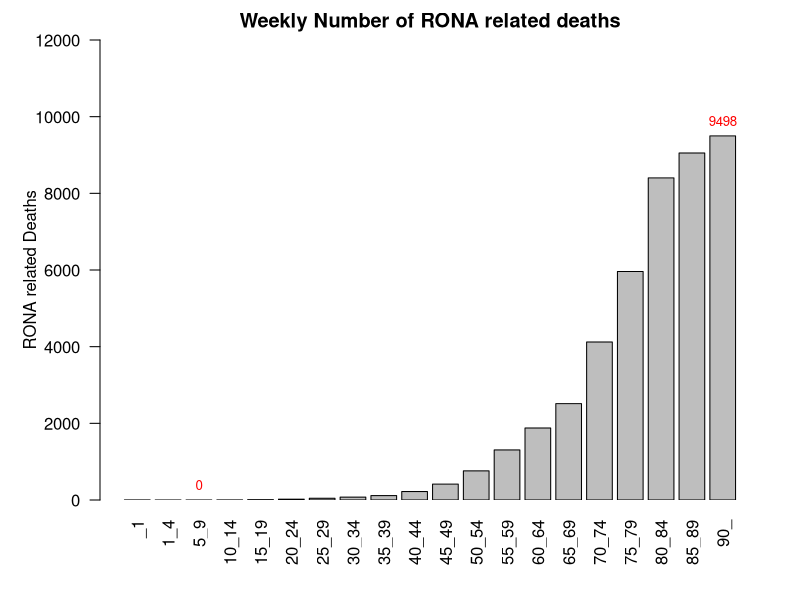
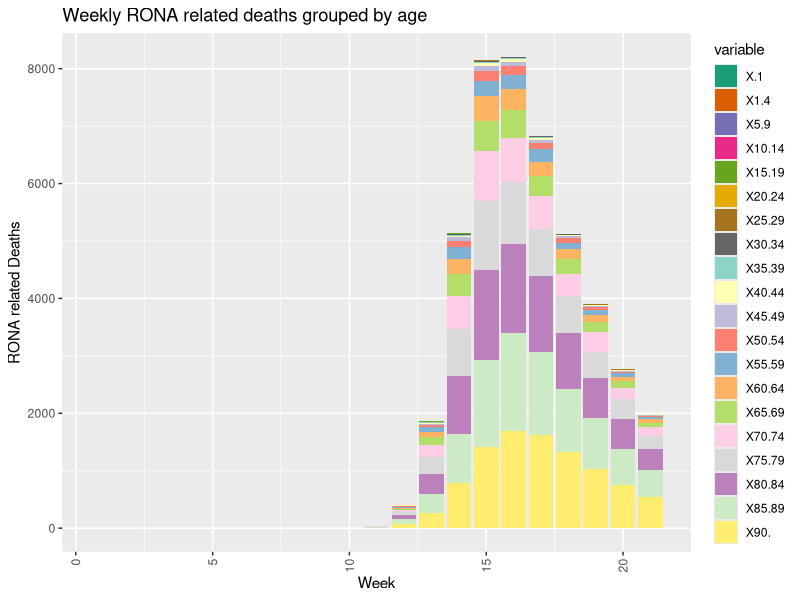
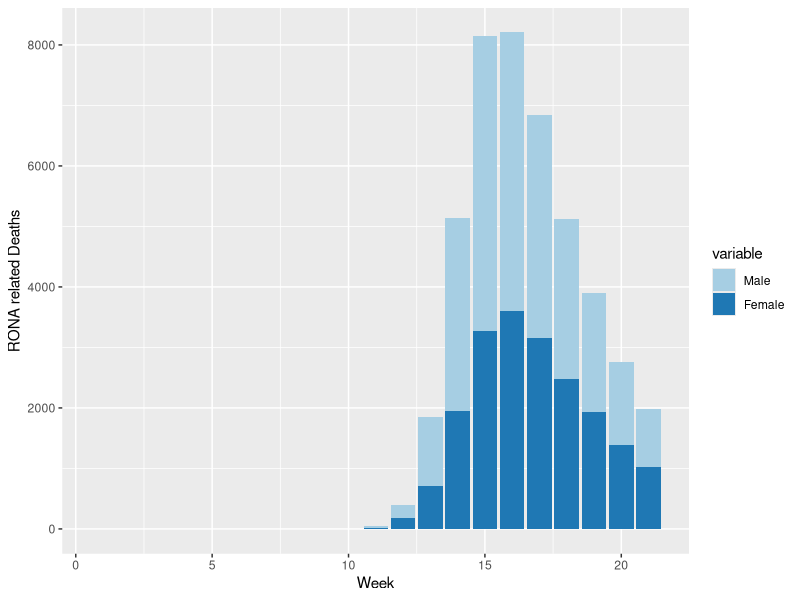
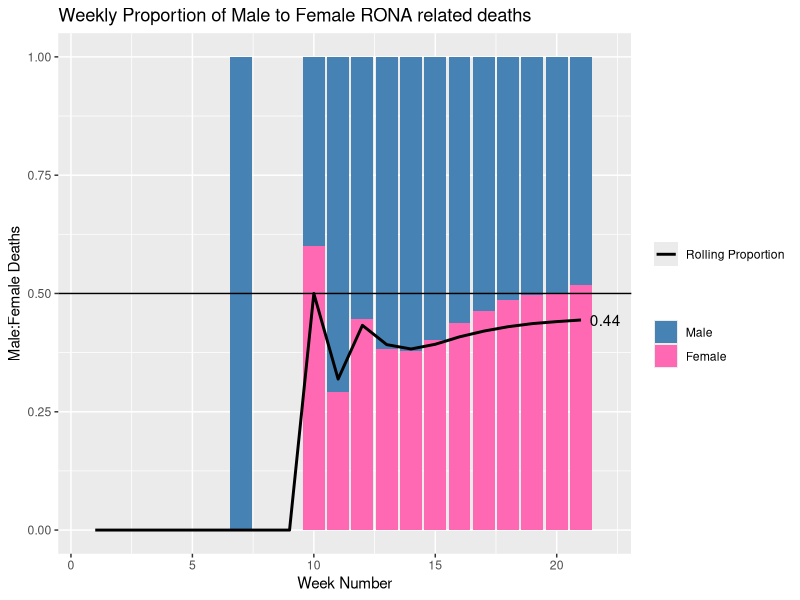
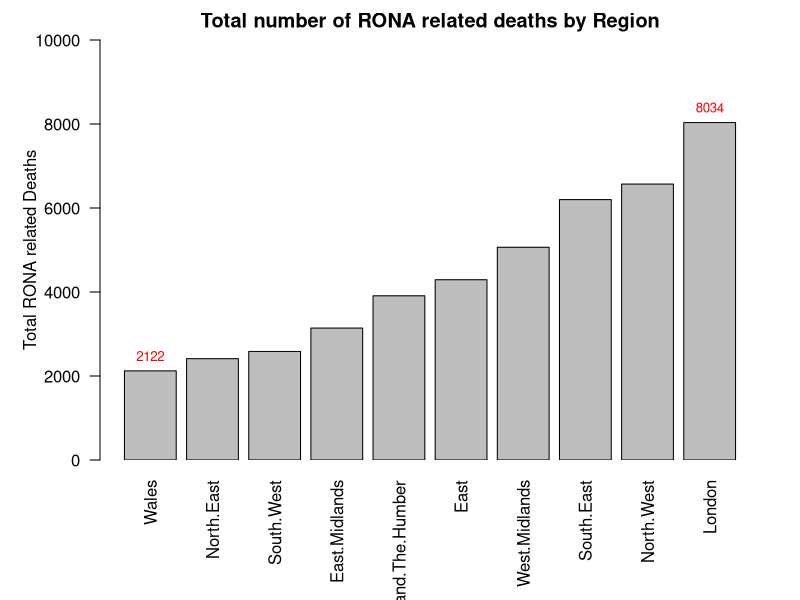
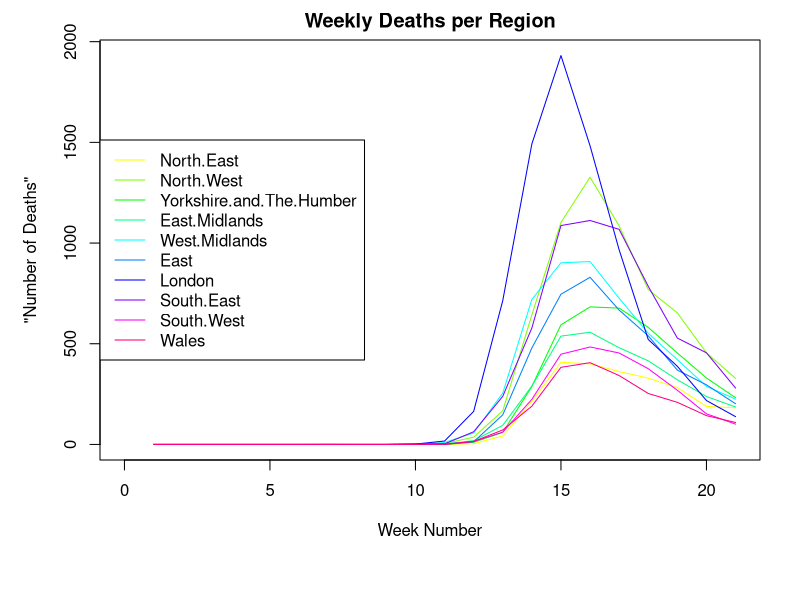
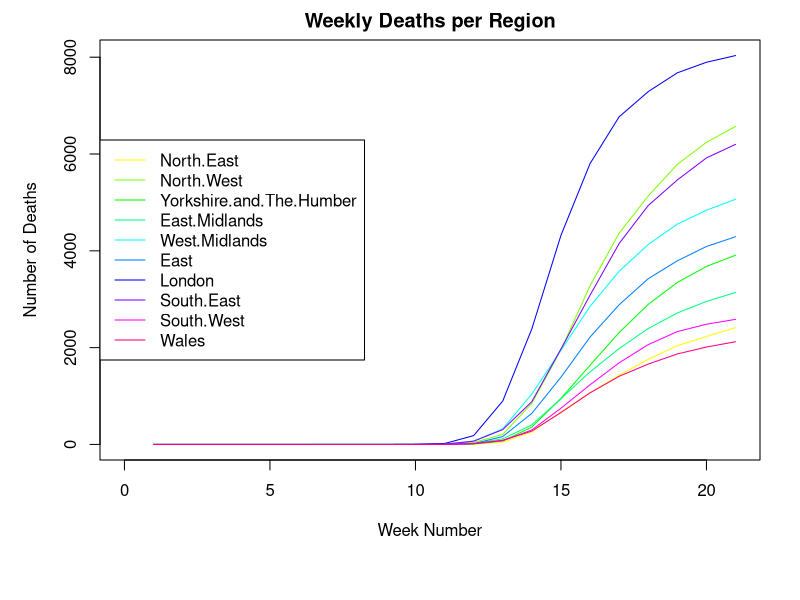
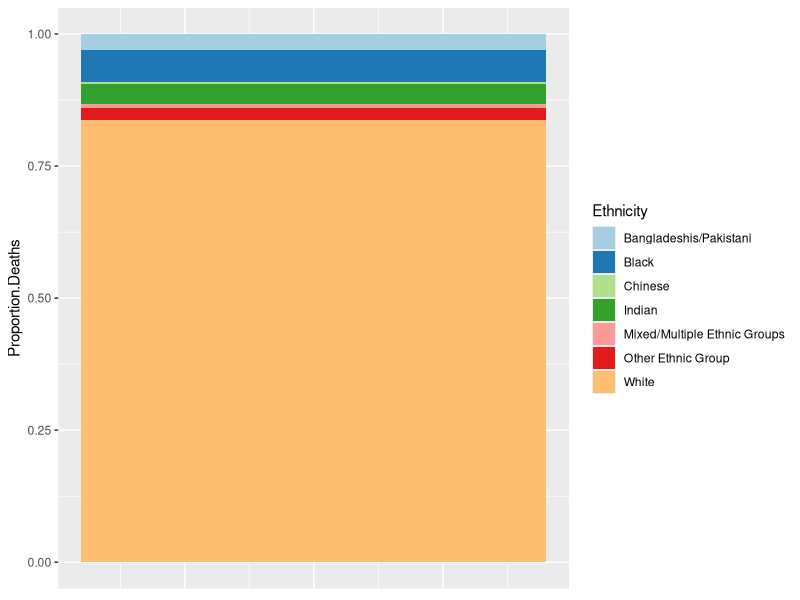

Reproduce these figures in R, in order.
## ---- chunk 1
library(ggplot2)
library(reshape2) # melt
library(RColorBrewer) # colour pallettes for ggplot
## ---- chunk 2
# Utility functions
age_range_str<-function(s){
  gsub("\\.","_",gsub("X","",s))
}
## ---- chunk 3
weekly_deaths<-read.csv("data/covid_deaths/ENG_WAL_Weekly_COVID_Deaths.csv")

age_ranges<-colnames(weekly_deaths)[-1:-2]
total_deaths<-data.frame(matrix(nrow=0,ncol=2))

for (r in age_ranges) { # count total deaths for each age range
  total_deaths<-rbind(total_deaths,c(age_range_str(r),sum(weekly_deaths[[r]])))
}

colnames(total_deaths)<-c("Age_Range","Deaths")
total_deaths[,2]<-sapply(total_deaths[,2],as.integer)

labels<-total_deaths[,2]
labels[which(labels!=max(labels) & labels!=min(labels))]<-""

par(mar = c(5, 5, 2, 2))
p<-barplot(total_deaths$Deaths,xpd=FALSE,names=total_deaths$Age_Range,las=2,ylab="RONA related Deaths",main="Weekly Number of RONA related deaths",ylim=c(0,12000))
p<-text(x=p,y=total_deaths[,2],label=labels,pos=3,cex=0.8,col="red")
## ---- chunk 4
# estimate mean (use mid-point so as not ot overestimate)
weighted_sum<-0
for (i in 1:nrow(total_deaths)) {
  row<-total_deaths[i,]
  r<-age_range_str(row$Age_Range)
  if (r=="_1") {val<-.5}
  else if (r=="90_") {val<-90}
  else {
    bounds<-sapply(strsplit(r,"_"),as.integer)
    val<-(1+sum(bounds))/2
  }
  weighted_sum<-weighted_sum+val*row$Deaths
}

mu<-weighted_sum/sum(total_deaths$Deaths)
paste("Mean age of COVID related death:",round(mu,1))
## ---- chunk 5
# estimate median
target<-sum(total_deaths$Deaths/2)
for (i in 1:nrow(total_deaths)) {
  row<-total_deaths[i,]
  if (target<=row$Deaths) {
    # linearly interpolate age
    r<-age_range_str(row$Age_Range)
    bounds<-sapply(strsplit(r,"_"),as.integer)
    median<-bounds[1]+(bounds[2]-bounds[1]+1)*(target/row$Deaths)
    break
  }
  target<-target-row$Deaths
}
paste("Median age of COVID related death:",round(median,1))
## ---- chunk 6
# make data long-form for stackable columns
long_data<-melt(data=weekly_deaths, id.vars="Week.number",measure.vars=colnames(weekly_deaths)[3:ncol(weekly_deaths)])

weekly_deaths_by_age<-ggplot(data=long_data, aes(x=Week.number,y=value,fill=variable)) + 
  geom_bar(stat="identity") +
  scale_fill_manual(values=c(brewer.pal(name="Dark2", n = 8), brewer.pal(name="Set3", n = 12))) +
  theme(axis.text.x = element_text(angle = 90, vjust = 0.5, hjust=1))+ theme(axis.text.x = element_text(angle = 90, vjust = 0.5, hjust=1)) +
  ylab("RONA related Deaths") +
  xlab("Week") +
  ggtitle("Weekly RONA related deaths grouped by age")
weekly_deaths_by_age
## ---- chunk 7
male_deaths<-read.csv("data/covid_deaths/ENG_WAL_Weekly_COVID_Deaths_Male.csv")
female_deaths<-read.csv("data/covid_deaths/ENG_WAL_Weekly_COVID_Deaths_Female.csv")
#head(male_deaths)
#head(female_deaths)
## ---- chunk 8
gender_weekly_deaths<-rbind(male_deaths$Week.ended,male_deaths$Week.number,rowSums(male_deaths[3:ncol(male_deaths)]),rowSums(female_deaths[3:ncol(female_deaths)]))
gender_weekly_deaths<-as.data.frame(t(gender_weekly_deaths))
colnames(gender_weekly_deaths)<-c("Week.ended","Week.number","Male","Female")
gender_weekly_deaths[2:4]<-sapply(gender_weekly_deaths[2:4],as.integer)

long_data<-melt(data=gender_weekly_deaths,id.vars="Week.number",measure.vars=c("Male","Female"))
weekly_deaths_by_gender<-ggplot(data=long_data, aes(x=Week.number,y=value,fill=variable)) + 
  geom_bar(stat="identity") +
  scale_fill_manual(values=brewer.pal(name="Paired", n = 3)) +
  ylab("RONA related Deaths") +
  xlab("Week")
weekly_deaths_by_gender
## ---- chunk 9
# calculate rolling proportions
cum_male<-cumsum(gender_weekly_deaths$Male)
cum_female<-cumsum(gender_weekly_deaths$Female)
rolling_prop<-cum_female/(cum_male+cum_female)
rolling_prop[is.na(rolling_prop)]<-0

prop_gender_weekly_deaths<-data.frame(cbind(gender_weekly_deaths,rolling_prop))
prop_gender_weekly_deaths[3:4]<-prop_gender_weekly_deaths[3:4]/(rowSums(prop_gender_weekly_deaths[3:4]))
prop_gender_weekly_deaths[is.na(prop_gender_weekly_deaths)]<-0

long_data<-melt(data=prop_gender_weekly_deaths,id.vars=c("Week.number","rolling_prop"),measure.vars=c("Male","Female"))
long_data

p<-ggplot(data=long_data,aes(x=Week.number)) +
  ylab("Male:Female Deaths") +
  xlab("Week Number") +
  ggtitle("Weekly Proportion of Male to Female RONA related deaths") +
  geom_bar(aes(y=value,fill=variable),stat="Identity") +
  geom_hline(yintercept=.5) + # Expected
  geom_line(aes(y=rolling_prop,color="Rolling Proportion"),size=1) +
  scale_colour_manual(" ", values="black") +
  scale_fill_manual("",values=c("steelblue","hotpink")) +
  annotate("text",x=tail(prop_gender_weekly_deaths$Week.number,n=1)+1,y=tail(rolling_prop,n=1),label=round(tail(rolling_prop,n=1),2),colour="black")
p
## ---- chunk 10
region_deaths<-read.csv("data/covid_deaths/ENG_WAL_Weekly_COVID_Deaths_Region.csv")
## ---- chunk 11
total_regional_deaths<-data.frame(matrix(nrow=0,ncol=2))

for (i in 3:ncol(region_deaths)) {
  col<-region_deaths[,i]
  name<-colnames(region_deaths)[i]
  total_regional_deaths<-rbind(total_regional_deaths,c(name,sum(col)))
}

colnames(total_regional_deaths)<-c("Region","Total_Deaths")
total_regional_deaths$Total_Deaths<-sapply(total_regional_deaths$Total_Deaths,as.integer)
total_regional_deaths<-total_regional_deaths[order(total_regional_deaths$Total_Deaths),]

labels<-total_regional_deaths$Total_Deaths
labels[which(labels!=max(labels) & labels!=min(labels))]<-""

par(mar = c(7, 5, 2, 2))
p<-barplot(total_regional_deaths$Total_Deaths,ylab="Total RONA related Deaths",main="Total number of RONA related deaths by Region",names=total_regional_deaths$Region,xpd=FALSE,las=2,ylim=c(0,10000))
p<-text(x=p,y=total_regional_deaths$Total_Deaths,label=labels,pos=3,cex=0.8,col="red")
## ---- chunk 12
colours<-rainbow(ncol(region_deaths))

p<-plot(1,type="n",xlim=c(0,max(region_deaths$Week.number)),ylim=c(0,max(region_deaths[-1:-2])),xlab="Week Number",y="Number of Deaths",main="Weekly Deaths per Region")
for (i in 3:ncol(region_deaths)) {
  col<-region_deaths[,i]
  p<-lines(x=region_deaths$Week.number,y=col,col=colours[i])
}
p<-legend("left",legend=colnames(region_deaths)[-1:-2],col=colours[-1:-2],lty=1)
## ---- chunk 13
cum_region_deaths<-cumsum(region_deaths[-1:-2])
cum_region_deaths<-data.frame(cbind(region_deaths[1:2],cum_region_deaths))

p<-plot(1,type="n",xlim=c(0,max(cum_region_deaths$Week.number)),ylim=c(0,max(cum_region_deaths[-1:-2])),xlab="Week Number",ylab="Number of Deaths",main="Weekly Deaths per Region")
for (i in 3:ncol(cum_region_deaths)) {
  col<-cum_region_deaths[,i]
  p<-lines(x=cum_region_deaths$Week.number,y=col,col=colours[i])
}
p<-legend("left",legend=colnames(cum_region_deaths)[-1:-2],col=colours[-1:-2],lty=1)
## ---- chunk 14
ethnicity_deaths<-read.csv("data/covid_deaths/ENG_WAL_COVID_Deaths_Ethnicity.csv")
#head(ethnicity_deaths)
## ---- chunk 15
prop_ethnicity_deaths<-data.frame(matrix(nrow=0,ncol=2))

for (e in unique(ethnicity_deaths$Ethnicity)) {
  t<-sum(ethnicity_deaths[which(ethnicity_deaths$Ethnicity==e),]$Total.COVID.deaths)
  prop_ethnicity_deaths<-rbind(prop_ethnicity_deaths,c(e,t))
}
colnames(prop_ethnicity_deaths)<-c("Ethnicity","Proportion.Deaths") # name columns
prop_ethnicity_deaths$Proportion.Deaths<-sapply(prop_ethnicity_deaths$Proportion.Deaths,as.double) # map
prop_ethnicity_deaths$Proportion.Deaths<-prop_ethnicity_deaths$Proportion.Deaths/sum(prop_ethnicity_deaths$Proportion.Deaths) # map

prop_deaths_by_ethnicity<-ggplot(data=prop_ethnicity_deaths, aes(x=1,y=Proportion.Deaths,fill=Ethnicity)) +
  geom_bar(stat="identity",position="stack") +
  scale_fill_manual(values=brewer.pal(name="Paired", n = nrow(prop_ethnicity_deaths))) +
  theme(axis.title.x=element_blank(),axis.text.x=element_blank(),axis.ticks.x=element_blank())
prop_deaths_by_ethnicity
## ---- chunk 16
ethnicity_deaths_by_gender_ratio<-data.frame(matrix(nrow=0,ncol=3))
overall_gender_ratio<-sum(ethnicity_deaths[which(ethnicity_deaths$Gender=="Female"),]$Total.COVID.deaths)/sum(ethnicity_deaths$Total.COVID.deaths)

for (e in unique(ethnicity_deaths$Ethnicity)) {
  male_deaths<-sum(ethnicity_deaths[which(ethnicity_deaths$Gender=="Male" & ethnicity_deaths$Ethnicity==e),]$Total.COVID.deaths)
  female_deaths<-sum(ethnicity_deaths[which(ethnicity_deaths$Gender=="Female" & ethnicity_deaths$Ethnicity==e),]$Total.COVID.deaths)
  ethnicity_deaths_by_gender_ratio<-rbind(ethnicity_deaths_by_gender_ratio,c(e,male_deaths/(male_deaths+female_deaths),female_deaths/(male_deaths+female_deaths)))
}

colnames(ethnicity_deaths_by_gender_ratio)<-c("Ethnicity","Prop.Male","Prop.Female")
ethnicity_deaths_by_gender_ratio[-1]<-sapply(ethnicity_deaths_by_gender_ratio[-1],as.double)


long_data<-melt(data=ethnicity_deaths_by_gender_ratio,id.vars=c("Ethnicity"),measure.vars=c("Prop.Male","Prop.Female"))

p<-ggplot(data=long_data,aes(x=Ethnicity)) +
  ylab("Female:Male Deaths") +
  ggtitle("Proportion of Male to Female RONA related deaths by ethnicity") +
  geom_bar(aes(y=value,fill=variable),stat="Identity") +
  scale_colour_manual(" ", values="black") +
  scale_fill_manual("",values=c("steelblue","hotpink")) +
  geom_hline(aes(yintercept=overall_gender_ratio,color="Overall")) +
  annotate("text",x=1,y=overall_gender_ratio+.04,label=round(overall_gender_ratio,2),colour="black") +
  theme(axis.text.x = element_text(angle = 10))
p
## ---- chunk 17
ethnicity_deaths_by_age_ratio<-data.frame(matrix(ncol=0,nrow=3))
overall_age_ratio<-sum(ethnicity_deaths[which(ethnicity_deaths$Under.65=="FALSE"),]$Total.COVID.deaths)/sum(ethnicity_deaths$Total.COVID.deaths)

for (e in unique(ethnicity_deaths$Ethnicity)) {
  young_deaths<-sum(ethnicity_deaths[which(ethnicity_deaths$Under.65=="TRUE" & ethnicity_deaths$Ethnicity==e),]$Total.COVID.deaths)
  old_deaths<-sum(ethnicity_deaths[which(ethnicity_deaths$Under.65=="FALSE" & ethnicity_deaths$Ethnicity==e),]$Total.COVID.deaths)
  ethnicity_deaths_by_age_ratio<-rbind(ethnicity_deaths_by_age_ratio,c(e,young_deaths/(young_deaths+old_deaths),old_deaths/(young_deaths+old_deaths)))
}

colnames(ethnicity_deaths_by_age_ratio)<-c("Ethnicity","Prop.Under.65","Prop.Over.65")
ethnicity_deaths_by_age_ratio[-1]<-sapply(ethnicity_deaths_by_age_ratio[-1],as.double)

long_data<-melt(data=ethnicity_deaths_by_age_ratio,id.vars=c("Ethnicity"),measure.vars=c("Prop.Under.65","Prop.Over.65"))

p<-ggplot(data=long_data,aes(x=Ethnicity)) +
  ylab("<65 : 65+ Deaths") +
  ggtitle("Proportion of Male to Female RONA related deaths by ethnicity") +
  geom_bar(aes(y=value,fill=variable),stat="Identity") +
  geom_hline(aes(yintercept=overall_age_ratio,color="Overall")) +
  scale_fill_manual("",values=c("steelblue","gray")) +
  scale_colour_manual(" ", values="black") +
  annotate("text",x=1,y=overall_age_ratio+.04,label=round(overall_age_ratio,2),colour="black") +
  theme(axis.text.x = element_text(angle = 10))
p
## ---- chunk 18
location_deaths<-read.csv("data/covid_deaths/ENG_WAL_Weekly_COVID_Deaths_Location.csv")
colnames(location_deaths)[c(4,7)]<-c("Hospital","Other.Communal")
#head(location_deaths
## ---- chunk 19
prop_deaths_by_location<-data.frame(matrix(nrow=0,ncol=0))
total_deaths<-sum(location_deaths[-1:-2])

for (i in 3:length(location_deaths)) {
  col<-location_deaths[,i]
  loc<-colnames(location_deaths)[i]
  prop_deaths_by_location<-rbind(prop_deaths_by_location,c(loc,sum(col)/total_deaths))
}
colnames(prop_deaths_by_location)<-c("Location","Prop.Deaths")
prop_deaths_by_location$Prop.Deaths<-sapply(prop_deaths_by_location$Prop.Deaths,as.double)

p<-ggplot(data=prop_deaths_by_location, aes(x=1,y=Prop.Deaths,fill=Location)) +
  geom_bar(stat="identity",position="stack") +
  scale_fill_manual(values=brewer.pal(name="Paired", n = nrow(prop_deaths_by_location))) +
  theme(axis.title.x=element_blank(),axis.text.x=element_blank(),axis.ticks.x=element_blank()) +
  ggtitle("Proportion of Deaths by Location")
p
## ---- chunk 20
colours<-rainbow(ncol(location_deaths))

p<-plot(1,type="n",xlim=c(min(location_deaths$Week.number),max(location_deaths$Week.number)),ylim=c(0,max(location_deaths[-1:-2])),xlab="Week Number",ylab="Number of Deaths",main="Weekly Deaths per Location")
for (i in 3:ncol(location_deaths)) {
  col<-location_deaths[,i]
  p<-lines(x=location_deaths$Week.number,y=col,col=colours[i])
}
p<-legend("left",legend=colnames(cum_region_deaths)[-1:-2],col=colours[-1:-2],lty=1)
## ---- chunk 21
location_deaths_weekly_proportion<-cbind(location_deaths[1:2],location_deaths[-1:-2]/rowSums(location_deaths[-1:-2]))

long_data<-melt(data=location_deaths_weekly_proportion,id.vars=c("Week.number"),measure.vars=colnames(location_deaths_weekly_proportion[-1:-2]))

p<-ggplot(data=long_data,aes(x=Week.number)) +
  ylab("Proportion of All Deaths") +
  xlab("Week Number") +
  ggtitle("Proportion of Weekly Deaths by Location") +
  geom_bar(aes(y=value,fill=variable),stat="Identity")
p
## ---- chunk 22
cum_location_deaths<-cumsum(location_deaths[-1:-2])
cum_location_deaths<-data.frame(cbind(location_deaths[1:2],cum_location_deaths))

colours<-rainbow(ncol(location_deaths))

p<-plot(1,type="n",xlim=c(min(cum_location_deaths$Week.number),max(cum_location_deaths$Week.number)),ylim=c(0,max(cum_location_deaths[-1:-2])),xlab="Week Number",ylab="Number of Deaths",main="Cummulative Weekly Deaths per Location")
for (i in 3:ncol(cum_location_deaths)) {
  col<-cum_location_deaths[,i]
  p<-lines(x=cum_location_deaths$Week.number,y=col,col=colours[i])
}
p<-legend("left",legend=colnames(cum_location_deaths)[-1:-2],col=colours[-1:-2],lty=1)
